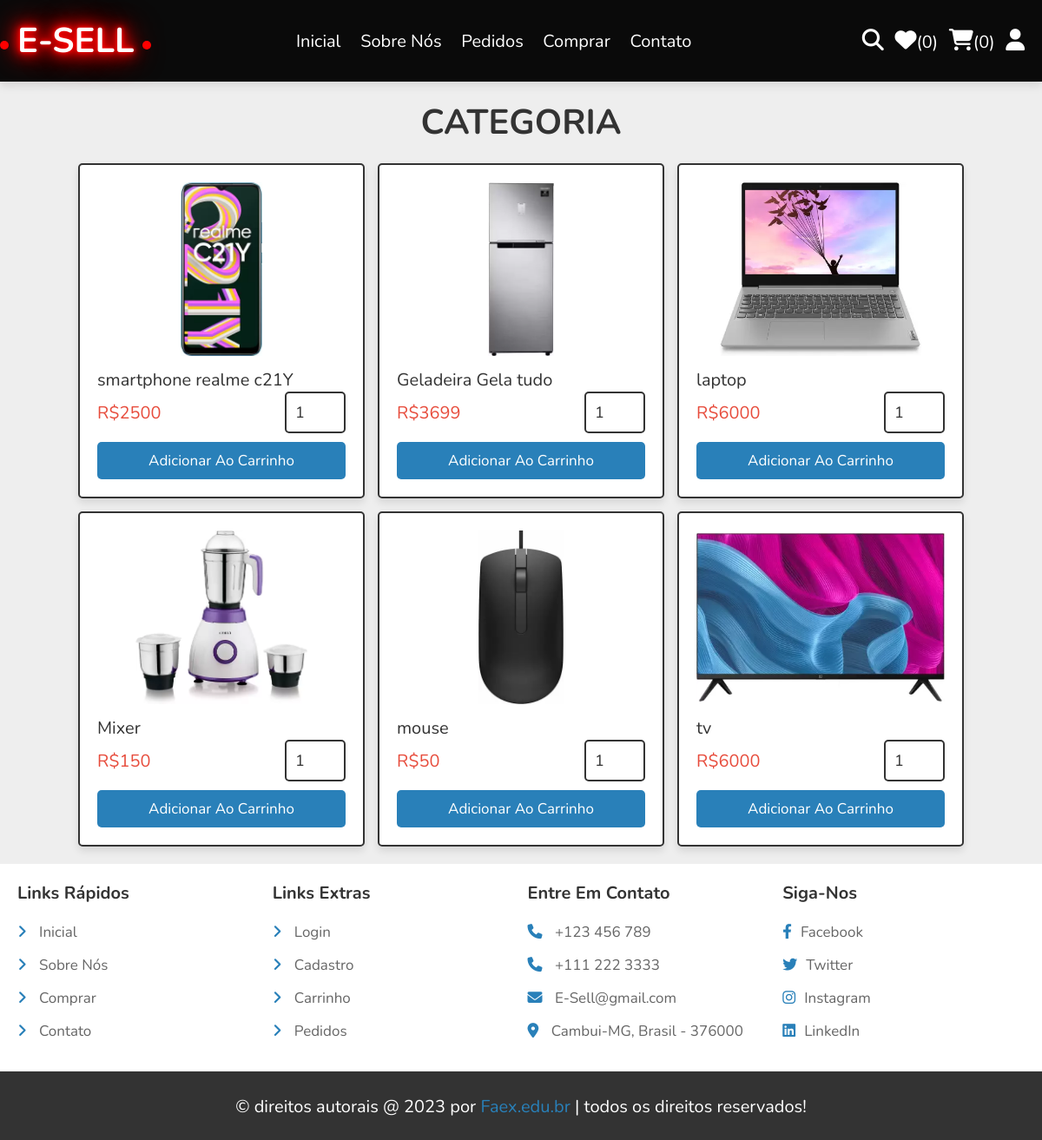
Screenshot of /categoria.php with the database file from the repository.
### tables this page shows
CREATE TABLE `produtos` (
  `id` int(10) NOT NULL,
  `nome` varchar(100) NOT NULL,
  `detalhes` varchar(500) NOT NULL,
  `preco` float NOT NULL DEFAULT 0,
  `imagem_01` varchar(100) NOT NULL,
  `imagem_02` varchar(100) NOT NULL,
  `imagem_03` varchar(100) NOT NULL,
  `old_imagem_01` varchar(100) DEFAULT NULL
);

### categoria.php (the view, shortened to what this page needs)
<?php
include 'components/connect.php';
include 'components/wishlist_carrinho.php';
?>
<!DOCTYPE html>
<html lang="pt-br">
<head>
    <link rel="stylesheet" href="https://cdnjs.cloudflare.com/ajax/libs/font-awesome/6.1.1/css/all.min.css">
    <link rel="stylesheet" href="css/style.css">
</head>
<body>
<?php include 'components/cabeçalho.php'; ?>
<section class="products">
    <h1 class="heading">Categoria</h1>
    <div class="box-container">
        <?php
        $category = $_GET['category'];
        $select_products = $conn->prepare("SELECT * FROM `produtos` WHERE nome LIKE '%{$category}%'");
        $select_products->execute();
        if($select_products->rowCount() > 0){
            while($fetch_product = $select_products->fetch(PDO::FETCH_ASSOC)){
                ?>
                <form action="" method="post" class="box">
                    <img src="uploaded_img/<?= $fetch_product['imagem_01']; ?>" alt="">
                    <div class="name"><?= $fetch_product['nome']; ?></div>
                    <div class="flex">
                        <div class="price"><span>R$</span><?= $fetch_product['preco']; ?><span></span></div>
                        <input type="number" name="qty" class="qty" min="1" max="99" onkeypress="if(this.value.length == 2) return false;" value="1">
                    </div>
                    <input type="submit" value="Adicionar ao carrinho" class="btn" name="add_to_cart">
                </form>
                <?php
            }
        }else{
            echo '<p class="empty">Nenhum produto encontrado!</p>';
        }
        ?>
    </div>
</section>
<?php include 'components/footer.php'; ?>
</body>
</html>

### components/wishlist_carrinho.php (shortened to what this page needs)
<!DOCTYPE html>
<html lang="pt-br">
<head>
</head>
<body>
</body>
</html>

### components/cabeçalho.php (shortened to what this page needs)
<head>
    <link rel="stylesheet" href="https://cdnjs.cloudflare.com/ajax/libs/animate.css/4.1.1/animate.min.css"/>
</head>
<header class="header">
    <section class="flex">
        <div class="logo">
        <h1 class="logo-text"><span>E-Sell</span></h1>
        </div>
        <nav class="navbar">
            <a href="index.php" style="color: #ffffff;">Inicial</a>
            <a href="sobre.php" style="color: #ffffff;">Sobre Nós</a>
            <a href="pedidos.php" style="color: #ffffff;">Pedidos</a>
            <a href="comprar.php" style="color: #ffffff;">Comprar</a>
            <a href="contato.php" style="color: #ffffff;">Contato</a>
        </nav>
        <div class="icons">
            <?php
            $count_wishlist_items = $conn->prepare("SELECT * FROM `wishlist` WHERE user_id = ?");
            $count_wishlist_items->execute([$user_id]);
            $total_wishlist_counts = $count_wishlist_items->rowCount();
            $count_cart_items = $conn->prepare("SELECT * FROM `carrinho` WHERE user_id = ?");
            $count_cart_items->execute([$user_id]);
            $total_cart_counts = $count_cart_items->rowCount();
            ?>
            <a href="buscar.php"><i class="fas fa-search" style="color: white;"></i></a>
            <a href="wishlist.php"><i class="fas fa-heart" style="color: white;"></i><span style="color: white;">(<?= $total_wishlist_counts; ?>)</span></a>
            <a href="carrinho.php"><i class="fas fa-shopping-cart" style="color: white;"></i><span style="color: white;">(<?= $total_cart_counts; ?>)</span></a>
            <div id="user-btn" class="fas fa-user" style="color: white;"></div>
        </div>
    </section>
</header>

### components/footer.php
<footer class="footer">
    <section class="grid">
        <div class="box">
            <h3>links rápidos</h3>
            <a href="index.php"> <i class="fas fa-angle-right"></i> Inicial</a>
            <a href="sobre.php"> <i class="fas fa-angle-right"></i> Sobre Nós</a>
            <a href="comprar.php"> <i class="fas fa-angle-right"></i> Comprar</a>
            <a href="contato.php"> <i class="fas fa-angle-right"></i> Contato</a>
        </div>
        <div class="box">
            <h3>links extras</h3>
            <a href="login.php"> <i class="fas fa-angle-right"></i> Login</a>
            <a href="registrar.php"> <i class="fas fa-angle-right"></i> Cadastro</a>
            <a href="carrinho.php"> <i class="fas fa-angle-right"></i> Carrinho</a>
            <a href="pedidos.php"> <i class="fas fa-angle-right"></i> Pedidos</a>
        </div>
        <div class="box">
            <h3>entre em contato</h3>
            <a href=""><i class="fas fa-phone"></i> +123 456 789</a>
            <a href=""><i class="fas fa-phone"></i> +111 222 3333</a>
            <a href=""><i class="fas fa-envelope"></i> E-Sell@gmail.com</a>
            <a href=""><i class="fas fa-map-marker-alt"></i> Cambui-MG, Brasil - 376000 </a>
        </div>
        <div class="box">
            <h3>siga-nos</h3>
            <a href="#"><i class="fab fa-facebook-f"></i>Facebook</a>
            <a href="#"><i class="fab fa-twitter"></i>Twitter</a>
            <a href="#"><i class="fab fa-instagram"></i>Instagram</a>
            <a href="#"><i class="fab fa-linkedin"></i>LinkedIn</a>
        </div>
    </section>
    <div class="credit" style="background-color: #333; color: white;">
        &copy; direitos autorais @ <?= date('Y'); ?> por <span>Faex.edu.br</span> | todos os direitos reservados!
    </div>
</footer>

### css/style.css (style rules this page uses)
:root { --main-color:#2980b9; --orange:#f39c12; --red:#e74c3c; --black:#333; --white:#fff; --light-color:#666; --light-bg:#eee; --border:.2rem solid var(--black); --box-shadow:0 .5rem 1rem rgba(0,0,0,.1); }
* { font-family: 'Nunito', sans-serif; margin:0; padding:0; box-sizing: border-box; outline: none; border:none; text-decoration: none; }
html { font-size: 62.5%; overflow-x: hidden; }
body { background-color: var(--light-bg); }
section { padding:2rem; max-width: 1200px; margin:0 auto; }
.heading { font-size: 4rem; color:var(--black); margin-bottom: 2rem; text-align: center; text-transform: uppercase; }
.btn, .delete-btn, .option-btn { display: block; width: 100%; margin-top: 1rem; border-radius: .5rem; padding:1rem 3rem; font-size: 1.7rem; text-transform: capitalize; color:var(--white); cursor: pointer; text-align: center; }
.btn { background-color: var(--main-color); }
.header { position: sticky; top:0; left:0; right:0; background-color: var(--white); box-shadow: var(--box-shadow); z-index: 1000; }
.header .flex { display: flex; align-items: center; justify-content: space-between; position: relative; }
.header .flex .logo { font-size: 2.5rem; color:var(--black); }
.header .flex .logo span { color:var(--main-color); }
.header .flex .navbar a { margin:0 1rem; font-size: 2rem; color:var(--black); }
.header .flex .icons > * { margin-left: 1rem; font-size: 2.5rem; cursor: pointer; color:var(--black); }
.header .flex .icons a span { font-size: 2rem; }
.products .box-container { display: grid; grid-template-columns: repeat(auto-fit, 33rem); gap:1.5rem; justify-content: center; align-items: flex-start; }
.products .box-container .box { position: relative; background-color: var(--white); box-shadow: var(--box-shadow); border-radius: .5rem; border:var(--border); padding:2rem; overflow: hidden; }
.products .box-container .box img { height: 20rem; width: 100%; object-fit: contain; margin-bottom: 1rem; }
.products .box-container .box .name { font-size: 2rem; color:var(--black); }
.products .box-container .box .flex { display: flex; align-items: center; gap:1rem; }
.products .box-container .box .flex .qty { width: 7rem; padding:1rem; border:var(--border); font-size: 1.8rem; color:var(--black); border-radius: .5rem; }
.products .box-container .box .flex .price { font-size: 2rem; color:var(--red); margin-right: auto; }
.footer { background-color: var(--white); }
.footer .grid { display: grid; grid-template-columns: repeat(auto-fit, minmax(27rem, 1fr)); gap:1.5rem; align-items: flex-start; }
.footer .grid .box h3 { font-size: 2rem; color:var(--black); margin-bottom: 2rem; text-transform: capitalize; }
.footer .grid .box a { display: block; margin:1.5rem 0; font-size: 1.7rem; color:var(--light-color); }
.footer .grid .box a i { padding-right: 1rem; color:var(--main-color); transition: .2s linear; }
.footer .credit { text-align: center; padding: 2.5rem 2rem; border-top: var(--border); font-size: 2rem; color:var(--black); }
.footer .credit span { color:var(--main-color); }

### components/cabeçalho.php (style rules this page uses)
.header { background-color: #0a0a0a; }
.header .flex .logo { animation: colorChange 5s linear infinite; font-size: 5.5rem; color: #ffffff; }
.header .flex .logo span { color: #ffffff; text-shadow: 0 0 5px #ff0000, 0 0 10px #ff0000, 0 0 15px #ff0000, 0 0 20px #ff0000, 0 0 30px #ff0000, 0 0 40px #ff0000; animation: colorChange 5s linear infinite; }
.logo { text-align: center; }
.logo-text { font-size: 4rem; font-weight: bold; text-transform: uppercase; color: #ffffff; text-shadow: 0 0 10px rgba(255, 255, 0, 0.8); position: relative; }
.logo-text::before, .logo-text::after { content: ""; position: absolute; top: 50%; width: 10px; height: 10px; border-radius: 50%; background-color: #ff0000; animation: flicker 2s infinite; }
.logo-text::before { left: -20px; animation-delay: 0.2s; }
.logo-text::after { right: -20px; animation-delay: 0.4s; }

### rows the page displays
produtos: imagem_01 (picture), nome "smartphone realme c21Y", preco "2500"
produtos: imagem_01 (picture), nome "Geladeira Gela tudo", preco "3699"
produtos: imagem_01 (picture), nome "laptop", preco "6000"
produtos: imagem_01 (picture), nome "Mixer", preco "150"
produtos: imagem_01 (picture), nome "mouse", preco "50"
produtos: imagem_01 (picture), nome "tv", preco "6000"

### other values shown
$total_wishlist_counts "0"
$total_cart_counts "0"
